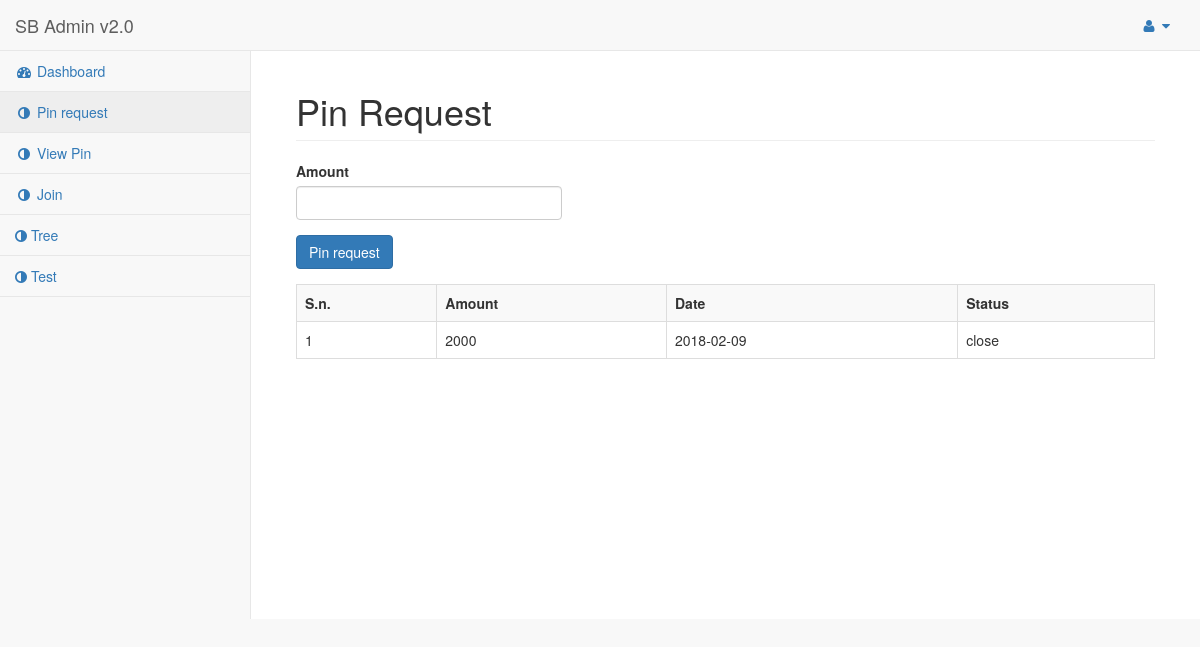
/pin-request.php (signed in), run on the app's committed database.
### tables this page shows
CREATE TABLE `pin_request` (
  `id` int(11) NOT NULL,
  `email` varchar(50) NOT NULL,
  `amount` int(11) NOT NULL,
  `date` date NOT NULL,
  `status` enum('open','close') NOT NULL DEFAULT 'open'
);

### pin-request.php (the view, shortened to what this page needs)
<?php
include 'include/connect.php';
$email=$_SESSION['userid'];
?>
<!DOCTYPE html>
<html lang="en">
<head>
    <link href="vendor/bootstrap/css/bootstrap.min.css" rel="stylesheet">
    <link href="vendor/metisMenu/metisMenu.min.css" rel="stylesheet">
    <link href="dist/css/sb-admin-2.css" rel="stylesheet">
    <link href="vendor/font-awesome/css/font-awesome.min.css" rel="stylesheet" type="text/css">
</head>
<body>
    <div id="wrapper">
        <?php include 'include/menu.php';?>
        <div id="page-wrapper">
            <div class="container-fluid">
                <div class="row">
                    <div class="col-lg-12">
                        <h1 class="page-header">Pin Request</h1>
                    </div>
                </div>
                <div class="row">
                    <div class="col-lg-4">
                        <form method="get" action="">
                            <div class="form-group">
                            <label>Amount</label>
                            <input type="text" name="amount" class="form-control">
                            </div>
                            <div class="form-group">
                                <input type="submit" name="pin_request" class="btn btn-primary" value="Pin request">
                            </div>
                        </form>
                    </div>
                </div>
                <div class="row">
                    <div class="col-lg-12">
                        <table class="table table-bordered table-striped">
                            <tr>
                                <th>S.n.</th>
                                <th>Amount</th>
                                <th>Date</th>
                                <th>Status</th>
                            </tr>
                            <?php
                            $i=1;
                            $query=  mysqli_query($con, "SELECT * FROM `pin_request` WHERE `email`='$email' order by id desc");
                            if(mysqli_num_rows($query)>0){
                                while ($row=  mysqli_fetch_array($query)){
                                    $amount=$row['amount'];
                                    $date=$row['date'];
                                    $status=$row['status'];
                                    ?>
                            <tr>
                                <td><?php echo $i; ?></td>
                                <td><?php echo $amount; ?></td>
                                <td><?php echo $date; ?></td>
                                <td><?php echo $status; ?></td>
                            </tr>
                            <?php
                                    $i++;
                                }
                            }
                        else {
                            ?>
                            <tr>
                                <td colspan="4"> you have no pin request yet</td>
                            </tr>
                          <?php
                        }
                            ?>
                        </table>
                    </div>
                </div>
            </div>
        </div>
    </div>
</body>
</html>

### data on the page
pin_request: amount "2000", date "2018-02-09", status "close"
